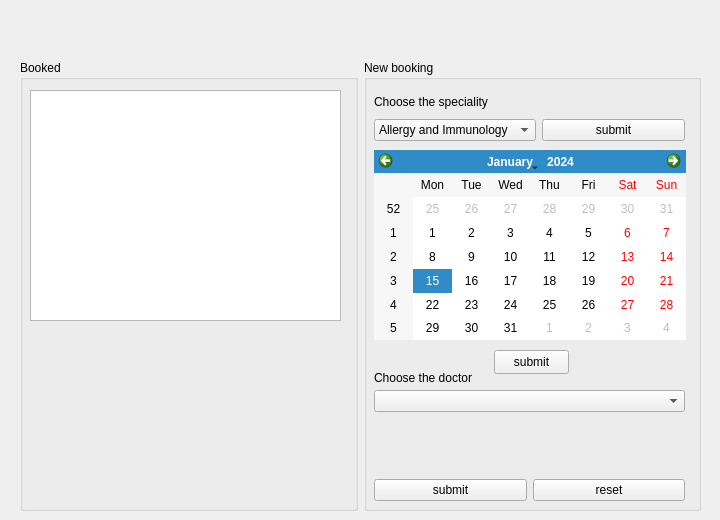
<?xml version="1.0" encoding="UTF-8"?>
<ui version="4.0">
 <class>outpatient</class>
 <widget class="QWidget" name="outpatient">
  <property name="geometry">
   <rect>
    <x>0</x>
    <y>0</y>
    <width>720</width>
    <height>520</height>
   </rect>
  </property>
  <property name="windowTitle">
   <string>Form</string>
  </property>
  <widget class="QWidget" name="horizontalLayoutWidget">
   <property name="geometry">
    <rect>
     <x>20</x>
     <y>60</y>
     <width>681</width>
     <height>451</height>
    </rect>
   </property>
   <layout class="QHBoxLayout" name="horizontalLayout">
    <item>
     <widget class="QGroupBox" name="groupBox_2">
      <property name="title">
       <string>Booked</string>
      </property>
      <widget class="QTableView" name="tableView">
       <property name="geometry">
        <rect>
         <x>10</x>
         <y>30</y>
         <width>311</width>
         <height>231</height>
        </rect>
       </property>
      </widget>
     </widget>
    </item>
    <item>
     <widget class="QGroupBox" name="groupBox">
      <property name="title">
       <string>New booking</string>
      </property>
      <widget class="QWidget" name="gridLayoutWidget">
       <property name="geometry">
        <rect>
         <x>10</x>
         <y>30</y>
         <width>311</width>
         <height>51</height>
        </rect>
       </property>
       <layout class="QGridLayout" name="gridLayout_2">
        <item row="0" column="0">
         <widget class="QLabel" name="label">
          <property name="text">
           <string>Choose the speciality</string>
          </property>
         </widget>
        </item>
        <item row="1" column="0">
         <widget class="QComboBox" name="specialities">
          <item>
           <property name="text">
            <string>Allergy and Immunology</string>
           </property>
          </item>
          <item>
           <property name="text">
            <string>Rheumatology</string>
           </property>
          </item>
          <item>
           <property name="text">
            <string>Gynecology</string>
           </property>
          </item>
          <item>
           <property name="text">
            <string>Ophthalmology</string>
           </property>
          </item>
          <item>
           <property name="text">
            <string>Pediatrics</string>
           </property>
          </item>
          <item>
           <property name="text">
            <string>Urology</string>
           </property>
          </item>
          <item>
           <property name="text">
            <string>Dermatology</string>
           </property>
          </item>
          <item>
           <property name="text">
            <string>Pathology</string>
           </property>
          </item>
          <item>
           <property name="text">
            <string>Cardiology</string>
           </property>
          </item>
          <item>
           <property name="text">
            <string>Neurology</string>
           </property>
          </item>
         </widget>
        </item>
        <item row="1" column="1">
         <widget class="QPushButton" name="submit_spe">
          <property name="enabled">
           <bool>true</bool>
          </property>
          <property name="text">
           <string>submit</string>
          </property>
         </widget>
        </item>
       </layout>
      </widget>
      <widget class="QCalendarWidget" name="calendarWidget">
       <property name="geometry">
        <rect>
         <x>10</x>
         <y>90</y>
         <width>312</width>
         <height>190</height>
        </rect>
       </property>
       <property name="dateEditEnabled">
        <bool>true</bool>
       </property>
      </widget>
      <widget class="QWidget" name="horizontalLayoutWidget_2">
       <property name="geometry">
        <rect>
         <x>10</x>
         <y>410</y>
         <width>311</width>
         <height>41</height>
        </rect>
       </property>
       <layout class="QHBoxLayout" name="horizontalLayout_2">
        <item>
         <widget class="QPushButton" name="submit_booking">
          <property name="text">
           <string>submit</string>
          </property>
         </widget>
        </item>
        <item>
         <widget class="QPushButton" name="reset">
          <property name="text">
           <string>reset</string>
          </property>
         </widget>
        </item>
       </layout>
      </widget>
      <widget class="QPushButton" name="submit_date">
       <property name="geometry">
        <rect>
         <x>130</x>
         <y>290</y>
         <width>75</width>
         <height>24</height>
        </rect>
       </property>
       <property name="text">
        <string>submit</string>
       </property>
      </widget>
      <widget class="QLabel" name="doctor_label">
       <property name="geometry">
        <rect>
         <x>10</x>
         <y>310</y>
         <width>159</width>
         <height>16</height>
        </rect>
       </property>
       <property name="text">
        <string>Choose the doctor</string>
       </property>
      </widget>
      <widget class="QComboBox" name="doctors">
       <property name="geometry">
        <rect>
         <x>10</x>
         <y>330</y>
         <width>311</width>
         <height>22</height>
        </rect>
       </property>
      </widget>
     </widget>
    </item>
   </layout>
  </widget>
 </widget>
 <resources/>
 <connections/>
</ui>
